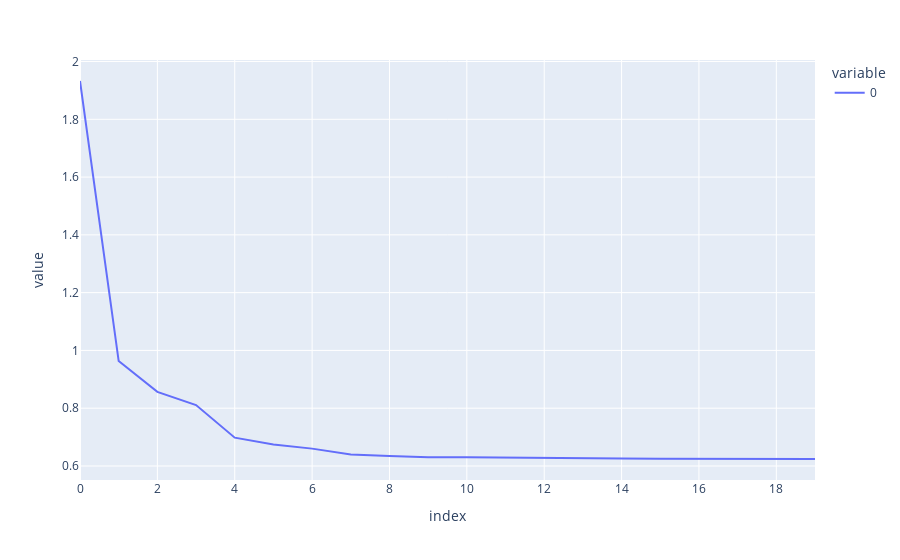

Notebook code for this chart:
### Code cell
pex.line(training["test_loss"])

### Figure 1 — Plotly figure (JSON) as saved in the notebook; plotly's stock layout.template omitted (floating-point values rounded to 4 significant figures)
{"data": [{"hovertemplate": "variable=0<br>index=%{x}<br>value=%{y}<extra></extra>", "legendgroup": "0", "line": {"color": "#636efa", "dash": "solid"}, "marker": {"symbol": "circle"}, "mode": "lines", "name": "0", "orientation": "v", "showlegend": true, "type": "scatter", "x": [0, 1, 2, 3, 4, 5, 6, 7, 8, 9, 10, 11, 12, 13, 14, 15, 16, 17, 18, 19], "xaxis": "x", "y": [1.933, 0.9631, 0.8564, 0.8108, 0.698, 0.6742, 0.66, 0.6401, 0.6348, 0.6304, 0.6301, 0.6297, 0.6271, 0.6262, 0.626, 0.6252, 0.625, 0.6247, 0.6242, 0.6241], "yaxis": "y"}], "layout": {"legend": {"title": {"text": "variable"}, "tracegroupgap": 0}, "margin": {"t": 60}, "xaxis": {"anchor": "y", "domain": [0, 1], "title": {"text": "index"}}, "yaxis": {"anchor": "x", "domain": [0, 1], "title": {"text": "value"}}}}
